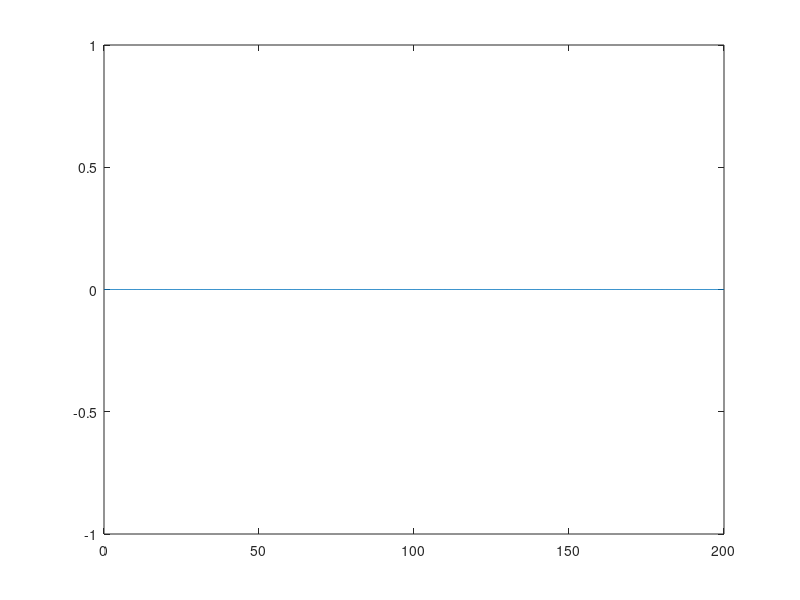

MATLAB code for this plot: (Note: this script raises an error after producing the figure.)
% This code implements a 1-D scalar wave equation following the
% finite-difference time domain (FDTD) method of Taflove and Hagness
% Only finding Electric Field!

clear;      %clear workspace
clc;        %clear console

%To-Do: Improve accuracy and values used in simulation
% Physical constants and user-defined values
mu_0 = pi*4e-7; %permeability of free space in H/m
eps_0 = 8.854e-12; %permittivity of free space in F/m
eps_r = 10; %relative permittivity of the material
c = 1/sqrt(mu_0*eps_0); %speed of light in free space in m/s
f = 20e6; %frequency of the input wave in Hz (20 MHz)
lambda = c/f; %free space wavelength in m

% Set up the space and time dimensions
dx = 0.2; 
%user-defined spatial step in m 
% (make smaller as it will force wave to propagate further)

x = 0:dx:(dx*1000); 
xmax = 1000*dx;
%all values of distance (x) in the simulation space
%max value of distance (x) in the simulation space defined as dx*10000


S = 0.99; %user-defined Courant stability factor (Can't be 1! Can be less.)
dt = S*dx/c; %time step in seconds
t=0; %start time in seconds
tmax = dt*1e5; 
%Simulation stops after time t=tmax (in seconds)--reach Xmax 5 times
%Must at least allow time for wave to completely travel


% Put dielectric material into the simulation space
eps = ones(length(x),1).*eps_0; %initialize permittivity everywhere
s1 = 500; %location index of the material boundary
eps(s1:end) = eps(s1:end)*eps_r;%add dielectric material past boundary


% Initialize electric field
E = zeros(length(x),3); %E=0 everywhere and for all previous time

% Set locations for the virtual electric field probes
x0 = 5; %index of field probe E0 (free space)
x1 = s1; %index of field probe E1 (material)
t1 = (1/f); 
iteration = 1;
%time of the snapshot in seconds (time for full-wave to complete)


%create a blank figure for the FDTD animation
h=figure;


% Begin the FDTD update loop
while t<tmax %update until the max time value is reached
    %indexing is (space step, time step)
    %implement the 1-D scalar update equation
    E(2:end-1,3) = (1/(mu_0*eps(iteration)))*((dt/dx)^2)*((E(3:end,2)-2*(E(2:end-1,2))...
        +E(1:end-2,2))) + 2*E(2:end-1,2) - E(2:end-1,1);
    %E-field of the incoming wave (turns off after 5 cycles)
    if t<=5/f
        E(1,3) = sin(2*pi*f*t);
        E(end,3) = 0;
    elseif t>5/f
        E(1,3) = 0;
        E(end,3) = 0;
    end
    %update the plot animation every 5 steps
    if mod(round(t/dt),5)==0
        figure(h)
        plot(x,E(:,3))
        xline(x(s1))
        ylim([-3 3])
        title([sprintf('t=%f',t*1e6) '\mus'])
        drawnow
    end
    %take a snapshot at the user-specified time t=t1
    if (t>t1-dt)&&(t<t1+dt)
        figure
        plot(x,E(:,3))
        xline(x(s1))
        ylim([-3 3])
        title([sprintf('t=%f',t*1e6) '\mus'])
    end
    %store values for the virtual field probes
    E0(round(t/dt) + 1) = E(x0,3);
    E1(round(t/dt) + 1) = E(x1,3);
    %move forward one time step
    t = t+dt;
    E(:,1) = E(:,2);
    E(:,2) = E(:,3);
    iteration = iteration + 1;
end
%add code here to produce figures after simulation ends
